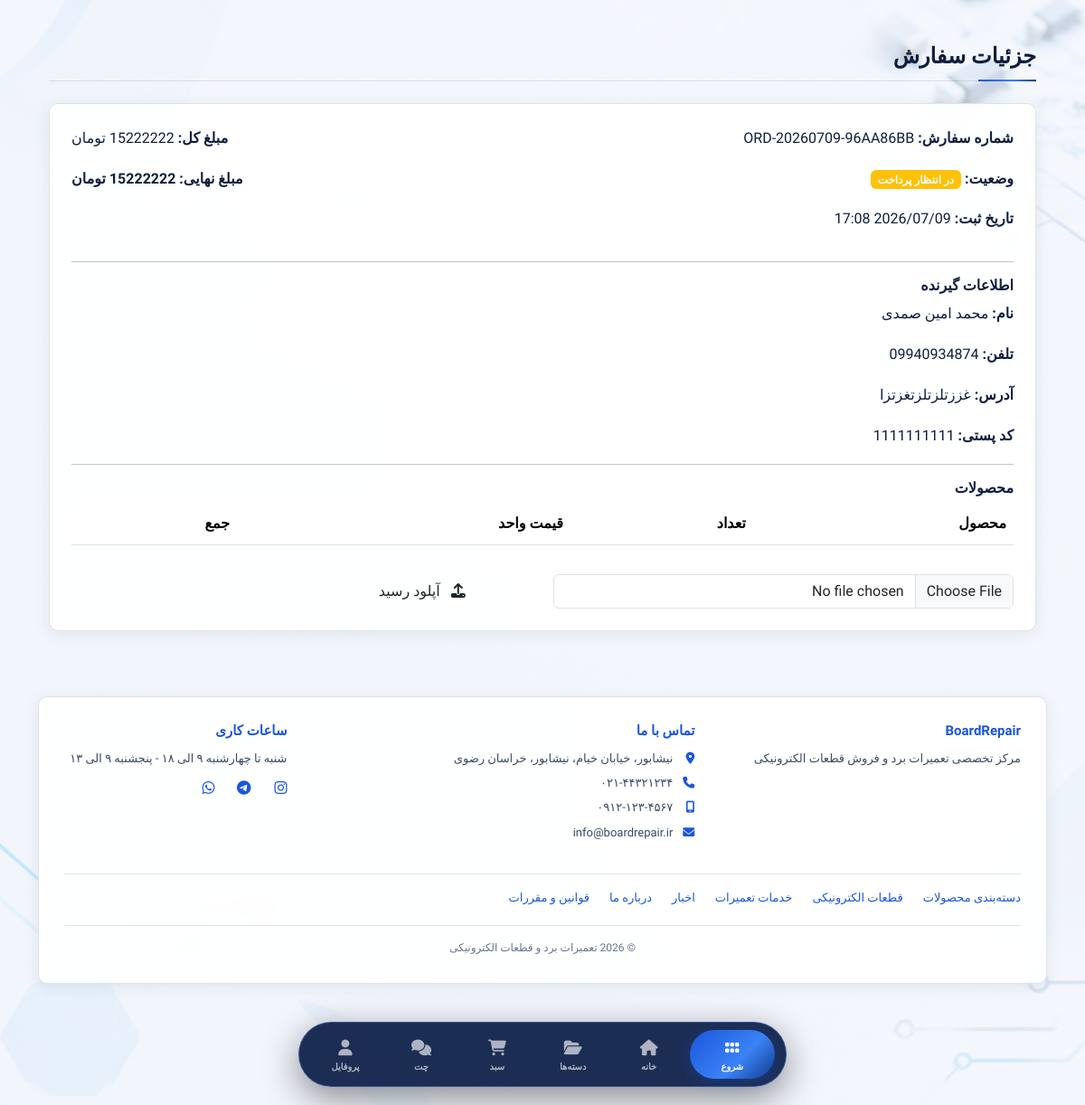
The page /order/1/ (signed in) on the database its author committed.
### shop/models.py (models this page shows, shortened)
class Order(models.Model):
    STATUS_CHOICES = [
        ('draft', 'پیش‌نویس (تکمیل نشده)'),
        ('pending', 'در انتظار پرداخت'),
        ('paid', 'پرداخت شده'),
        ('completed', 'تکمیل شده'),
        ('cancelled', 'لغو شده'),
    ]
    order_number = models.CharField(max_length=20, unique=True, blank=True, verbose_name="شماره سفارش")
    user = models.ForeignKey(User, on_delete=models.CASCADE, related_name='orders')
    cart = models.ForeignKey(Cart, on_delete=models.CASCADE)
    total_amount = models.DecimalField(max_digits=10, decimal_places=0, verbose_name="مبلغ کل")
    discount_code = models.ForeignKey(DiscountCode, on_delete=models.SET_NULL, null=True, blank=True, verbose_name="کد تخفیف")
    final_amount = models.DecimalField(max_digits=10, decimal_places=0, verbose_name="مبلغ نهایی")
    status = models.CharField(max_length=20, choices=STATUS_CHOICES, default='draft', verbose_name="وضعیت")
    full_name = models.CharField(max_length=100, blank=True, verbose_name="نام و نام خانوادگی گیرنده")
    phone = models.CharField(max_length=15, blank=True, verbose_name="شماره تماس")
    address = models.TextField(blank=True, verbose_name="آدرس کامل")
    postal_code = models.CharField(max_length=20, blank=True, verbose_name="کد پستی")
    created_at = models.DateTimeField(auto_now_add=True)
    updated_at = models.DateTimeField(auto_now=True)
    class Meta:
        verbose_name = "سفارش"
        verbose_name_plural = "سفارشات"

class SiteSettings(models.Model):
    COLOR_THEMES = [
        ('blue-gold', 'آبی و طلایی'),
        ('blue-blue', 'آبی و آبی'),
        ('black-blue', 'مشکی و آبی'),
        ('black-gold', 'مشکی و طلایی'),
    ]
    site_name = models.CharField(max_length=100, default="تعمیرات برد و قطعات الکترونیکی", verbose_name="نام سایت")
    site_description = models.TextField(blank=True, verbose_name="توضیحات سایت")
    logo_text = models.CharField(max_length=50, default="BoardRepair", verbose_name="متن لوگو")
    color_theme = models.CharField(max_length=20, choices=COLOR_THEMES, default='blue-gold', verbose_name="تم رنگی سایت")
    background_image = models.ImageField(upload_to='backgrounds/', blank=True, null=True, verbose_name="عکس پس‌زمینه")
    background_overlay_opacity = models.PositiveIntegerField(default=70, verbose_name="درصد تیرگی روی عکس (0-100)")
    background_fixed = models.BooleanField(default=True, verbose_name="ثابت بودن پس‌زمینه")
    address_line1 = models.CharField(max_length=200, default="تهران، خیابان اصلی", verbose_name="آدرس خط ۱")
    address_line2 = models.CharField(max_length=200, blank=True, verbose_name="آدرس خط ۲")
    address_city = models.CharField(max_length=100, default="تهران", verbose_name="شهر")
    address_state = models.CharField(max_length=100, default="تهران", verbose_name="استان")
    address_postal_code = models.CharField(max_length=20, blank=True, verbose_name="کد پستی")
    phone1 = models.CharField(max_length=20, default="۰۲۱-۴۴۳۲۱۲۳۴", verbose_name="تلفن ۱")
    phone2 = models.CharField(max_length=20, blank=True, verbose_name="تلفن ۲")
    mobile = models.CharField(max_length=20, default="۰۹۱۲-۱۲۳-۴۵۶۷", verbose_name="موبایل")
    email = models.EmailField(default="info@boardrepair.ir", verbose_name="ایمیل")
    instagram = models.CharField(max_length=100, blank=True, default="boardrepair", verbose_name="اینستاگرام")
    telegram = models.CharField(max_length=100, blank=True, default="boardrepair", verbose_name="تلگرام")
    whatsapp = models.CharField(max_length=100, blank=True, default="989121234567", verbose_name="واتساپ")
    working_hours = models.CharField(max_length=200, default="شنبه تا چهارشنبه ۹ الی ۱۸ - پنجشنبه ۹ الی ۱۳", verbose_name="ساعات کاری")
    min_amount_for_shaba = models.PositiveIntegerField(
        default=5000000,
        verbose_name="حداقل مبلغ برای شماره شبا (تومان)"
    )
    card_number = models.CharField(max_length=30, default="6037-9972-4418-1732", verbose_name="شماره کارت")
    card_holder_name = models.CharField(max_length=100, default="مدیر فروشگاه", verbose_name="نام صاحب کارت")
    shaba_number = models.CharField(max_length=30, default="IR123456789012345678901234", verbose_name="شماره شبا")
    bank_name = models.CharField(max_length=100, default="بانک ملی", verbose_name="نام بانک")
    updated_at = models.DateTimeField(auto_now=True)
    class Meta:
        verbose_name = "تنظیمات سایت"
        verbose_name_plural = "تنظیمات سایت"
    def get_full_address(self):
        address = self.address_line1
        if self.address_line2:
            address += f"، {self.address_line2}"
        address += f"، {self.address_city}، {self.address_state}"
        return address

### shop/views.py (the view, shortened to what this page needs)
# urls.py: path('order/<int:order_id>/', views.order_detail, name='order_detail'),
@login_required
def order_detail(request, order_id):
    order = get_object_or_404(Order, id=order_id, user=request.user)
    return render(request, 'shop/order_detail.html', {'order': order})

### shop/context_processors.py (called while the page is built)
def site_settings(request):
    try:
        settings = SiteSettings.objects.first()
        if not settings:
            settings = SiteSettings.objects.create()
    except:
        settings = None
    return {
        'site_settings': settings,
    }

### shop/models.py (called while the page is built)
    def total_quantity(self):
        return sum(item.quantity for item in self.items.all())

### shop/views.py (called while the page is built)
def admin_access_middleware(get_response):
    def middleware(request):
        if request.path.startswith('/admin/') and not request.user.is_superuser:
            if is_admin_locked():
                return render(request, 'shop/admin_locked.html', status=403)
        return get_response(request)
    return middleware

### shop/templates/shop/order_detail.html (shortened to what this page needs)
{% extends 'shop/base.html' %}
{% block content %}
<div class="container py-4">
    <h3 class="section-title">جزئیات سفارش</h3>
    <div class="card-custom p-4">
        <div class="row">
            <div class="col-md-6">
                <p><strong>شماره سفارش:</strong> {{ order.order_number }}</p>
                <p><strong>وضعیت:</strong>
                    <span class="badge {% if order.status == 'pending' %}bg-warning{% elif order.status == 'paid' %}bg-info{% elif order.status == 'completed' %}bg-success{% else %}bg-secondary{% endif %}">
                        {{ order.get_status_display }}
                    </span>
                </p>
                <p><strong>تاریخ ثبت:</strong> {{ order.created_at|date:"Y/m/d H:i" }}</p>
            </div>
            <div class="col-md-6 text-md-end">
                <p><strong>مبلغ کل:</strong> {{ order.total_amount|floatformat:0 }} تومان</p>
                <p><strong class="text-primary" style="color: var(--primary-blue) !important;">مبلغ نهایی: {{ order.final_amount|floatformat:0 }} تومان</strong></p>
            </div>
        </div>
        <hr>
        <h6 class="fw-bold">اطلاعات گیرنده</h6>
        <p><strong>نام:</strong> {{ order.full_name }}</p>
        <p><strong>تلفن:</strong> {{ order.phone }}</p>
        <p><strong>آدرس:</strong> {{ order.address }}</p>
        <p><strong>کد پستی:</strong> {{ order.postal_code }}</p>
        <hr>
        <h6 class="fw-bold">محصولات</h6>
        <div class="table-responsive">
            <table class="table">
                <thead>
                    <tr>
                        <th>محصول</th>
                        <th>تعداد</th>
                        <th>قیمت واحد</th>
                        <th>جمع</th>
                    </tr>
                </thead>
            </table>
        </div>
        {% if order.status == 'pending' %}
            <form method="POST" enctype="multipart/form-data" class="mt-3">
                <div class="row align-items-center">
                    <div class="col-md-6">
                        <input type="file" name="receipt_image" class="form-control" accept="image/*" required>
                    </div>
                    <div class="col-md-3">
                        <button type="submit" class="btn btn-success-custom w-100">
                            <i class="fas fa-upload me-2"></i> آپلود رسید
                        </button>
                    </div>
                </div>
            </form>
        {% endif %}
    </div>
</div>
{% endblock %}

### shop/templates/shop/base.html (shortened to what this page needs)
{% load static %}
<!DOCTYPE html>
<html lang="fa" dir="rtl" data-theme="{{ site_settings.color_theme|default:'blue-gold' }}">
<head>
    <link rel="stylesheet" href="https://cdnjs.cloudflare.com/ajax/libs/font-awesome/6.5.1/css/all.min.css">
    <link rel="stylesheet" href="https://cdn.jsdelivr.net/npm/bootstrap@5.3.3/dist/css/bootstrap.rtl.min.css">
</head>
<body>
    <main class="py-4" id="main-content">
        <div class="container">
            {% block content %}{% endblock %}
            {% if site_settings %}
            <footer class="site-footer card-custom" itemscope itemtype="https://schema.org/WPFooter">
                <div class="row g-4">
                    <div class="col-md-4">
                        <h6>{{ site_settings.logo_text }}</h6>
                        <p>{{ site_settings.site_description|default:"مرکز تخصصی تعمیرات برد و فروش قطعات الکترونیکی" }}</p>
                    </div>
                    <div class="col-md-5">
                        <h6>تماس با ما</h6>
                        <ul>
                            <li><i class="fas fa-location-dot"></i>{{ site_settings.get_full_address }}</li>
                            <li><i class="fas fa-phone"></i>{{ site_settings.phone1 }}{% if site_settings.phone2 %} - {{ site_settings.phone2 }}{% endif %}</li>
                            <li><i class="fas fa-mobile-screen"></i>{{ site_settings.mobile }}</li>
                            <li><i class="fas fa-envelope"></i>{{ site_settings.email }}</li>
                        </ul>
                    </div>
                    <div class="col-md-3">
                        <h6>ساعات کاری</h6>
                        <p>{{ site_settings.working_hours }}</p>
                        <div class="d-flex gap-3 mt-2">
                            {% if site_settings.instagram %}<a href="https://instagram.com/{{ site_settings.instagram }}" target="_blank" rel="noopener" aria-label="اینستاگرام"><i class="fab fa-instagram"></i></a>{% endif %}
                            {% if site_settings.telegram %}<a href="https://t.me/{{ site_settings.telegram }}" target="_blank" rel="noopener" aria-label="تلگرام"><i class="fab fa-telegram"></i></a>{% endif %}
                            {% if site_settings.whatsapp %}<a href="https://wa.me/{{ site_settings.whatsapp }}" target="_blank" rel="noopener" aria-label="واتساپ"><i class="fab fa-whatsapp"></i></a>{% endif %}
                        </div>
                    </div>
                </div>
                <nav class="footer-links" aria-label="پیوندهای مهم">
                    <a href="{% url 'shop:category_list' %}">دسته‌بندی محصولات</a>
                    <a href="{% url 'shop:component_list' %}">قطعات الکترونیکی</a>
                    <a href="{% url 'shop:repair_services' %}">خدمات تعمیرات</a>
                    <a href="{% url 'shop:news_list' %}">اخبار</a>
                    <a href="{% url 'shop:about' %}">درباره ما</a>
                    <a href="{% url 'shop:terms' %}">قوانین و مقررات</a>
                </nav>
                <div class="footer-bottom">© {% now "Y" %} {{ site_settings.site_name }}</div>
            </footer>
            {% endif %}
        </div>
    </main>
    <div class="bottom-dock">
        <nav class="dock-container" aria-label="ناوبری اصلی">
            <button class="dock-start-btn" onclick="toggleStartMenu()" id="startBtn" aria-label="منوی شروع">
                <i class="fas fa-grip"></i><span>شروع</span>
            </button>
            <a href="{% url 'shop:home' %}" class="dock-item {% if request.path == '/' %}active{% endif %}" aria-label="خانه">
                <i class="fas fa-house"></i><span>خانه</span>
            </a>
            <a href="{% url 'shop:category_list' %}" class="dock-item" aria-label="دسته‌ها">
                <i class="fas fa-folder-open"></i><span>دسته‌ها</span>
            </a>
            <a href="{% url 'shop:cart' %}" class="dock-item" aria-label="سبد خرید">
                <i class="fas fa-cart-shopping"></i><span>سبد</span>
            </a>
            <a href="{% url 'shop:chat' %}" class="dock-item" aria-label="چت پشتیبانی">
                <i class="fas fa-comments"></i><span>چت</span>
            </a>
            <a href="{% url 'shop:profile' %}" class="dock-item" aria-label="پروفایل">
                <i class="fas fa-user"></i><span>پروفایل</span>
            </a>
        </nav>
    </div>
</body>
</html>

### rows shown on the page
Order: order_number "ORD-20260709-96AA86BB", status "در انتظار پرداخت", created_at "2026/07/09 17:08", total_amount "15222222", final_amount "15222222", full_name "محمد امین صمدی", phone "09940934874", address "غززتلزتلزتغزتزا", postal_code "1111111111"
SiteSettings: logo_text "BoardRepair", site_description "مرکز تخصصی تعمیرات برد و فروش قطعات الکترونیکی", get_full_address "نیشابور، خیابان خیام، نیشابور، خراسان رضوی", phone1 "۰۲۱-۴۴۳۲۱۲۳۴", mobile "۰۹۱۲-۱۲۳-۴۵۶۷", email "info@boardrepair.ir", working_hours "شنبه تا چهارشنبه ۹ الی ۱۸ - پنجشنبه ۹ الی ۱۳", site_name "تعمیرات برد و قطعات الکترونیکی"
